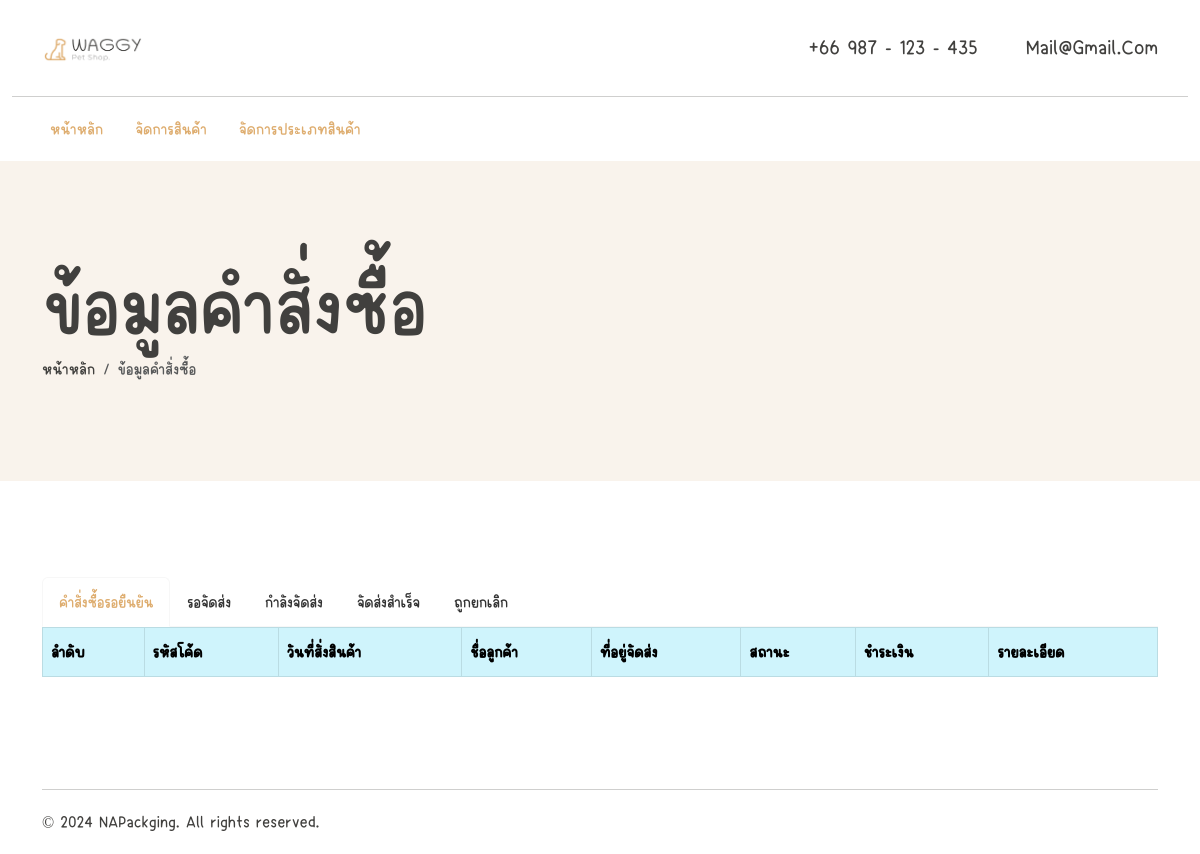
The page /a/index.php (signed in) on the database as committed earlier.
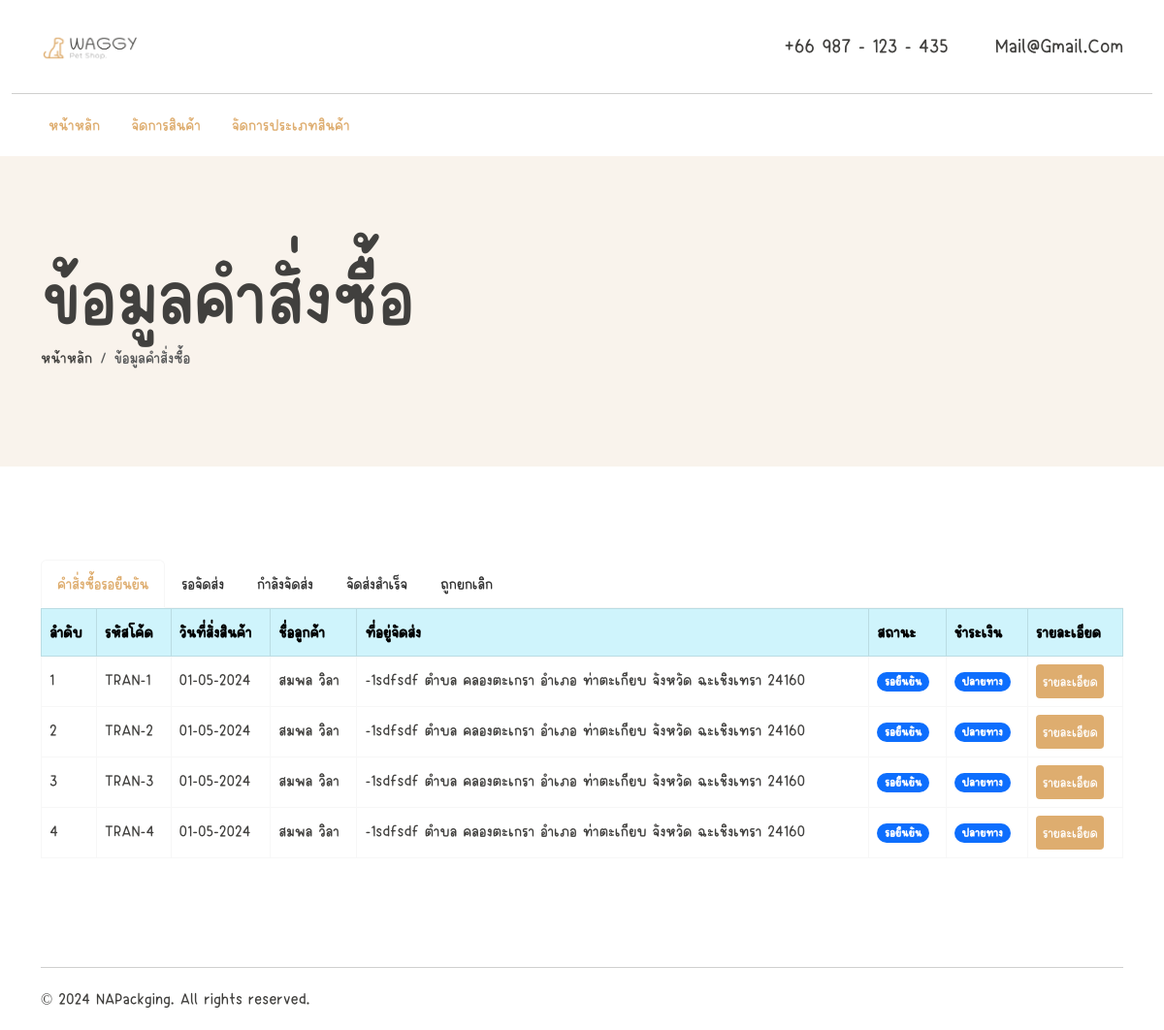
The same page on the database as committed later.
### tables this page shows
CREATE TABLE `transale` (
  `id_transale` int(11) NOT NULL COMMENT 'รหัสรายการขาย',
  `date_transale` timestamp NULL DEFAULT current_timestamp() ON UPDATE current_timestamp() COMMENT 'วันที่ทำรายการขาย',
  `US_ID` int(11) DEFAULT NULL COMMENT 'รหัส',
  `status_transale` int(11) DEFAULT 1 COMMENT 'สถานะ 1 = รอยืนยัน , 2 = ยืนยันการชำระ ,  3 = กำลังจัดส่ง\r\n,  4 = สำเร็จ 5 ยกเลิก',
  `tra_slip` text DEFAULT NULL COMMENT 'หลักฐานการโอน',
  `tra_type_post` enum('1','0') DEFAULT NULL COMMENT 'การจัดส่ง 1 โอน 0 ปลายทาง\r\n',
  `tra_number_tag` varchar(100) DEFAULT NULL COMMENT 'เลขติดตาม',
  `tra_modal_type` varchar(255) DEFAULT NULL COMMENT 'แบบผลิต'
);

CREATE TABLE `paper_user` (
  `US_ID` int(11) NOT NULL,
  `US_FNAME` varchar(50) NOT NULL,
  `US_LNAME` varchar(50) NOT NULL,
  `US_EMAIL` varchar(100) NOT NULL,
  `US_PASSWORD` varchar(50) NOT NULL,
  `US_ADDESS` text DEFAULT NULL COMMENT 'ที่อยู่จัดส่ง',
  `provinces_code` int(4) DEFAULT NULL COMMENT 'ที่อยู่จัดส่ง',
  `district_code` int(6) DEFAULT NULL COMMENT 'ที่อยู่จัดส่ง',
  `subdistrict_code` int(6) DEFAULT NULL COMMENT 'ที่อยู่จัดส่ง',
  `US_PHONE` varchar(20) DEFAULT NULL COMMENT 'เบอร์',
  `US_STATUS` int(11) DEFAULT NULL,
  `US_STAMP` timestamp NOT NULL DEFAULT current_timestamp() ON UPDATE current_timestamp()
);

CREATE TABLE `subdistrict` (
  `code` varchar(6) NOT NULL,
  `zip_code` int(11) NOT NULL,
  `name_th` varchar(150) NOT NULL,
  `name_en` varchar(150) NOT NULL,
  `district_code` int(11) NOT NULL DEFAULT 0
);

CREATE TABLE `district` (
  `code` int(4) NOT NULL,
  `name_th` varchar(150) NOT NULL,
  `name_en` varchar(150) NOT NULL,
  `province_code` int(2) NOT NULL DEFAULT 0
);

CREATE TABLE `provinces` (
  `code` int(2) NOT NULL,
  `name_th` varchar(150) DEFAULT '',
  `name_th_short` varchar(10) DEFAULT '',
  `name_en` varchar(150) DEFAULT '',
  `geography_id` int(5) DEFAULT 0
);

### config/connectdb.php (called while the page is built, shortened)
<?php
class Database
{
    private static $link = null;
    private static function getLink()
    {
        if (self::$link) {
            return self::$link;
        }
        self::$link = new PDO("mysql:host=" . DB_HOST . ";dbname=" . DB_NAME . ";charset=utf8", DB_USERNAME, DB_PASSWORD);
        self::$link->setAttribute(PDO::ATTR_ERRMODE, PDO::ERRMODE_EXCEPTION);
        return self::$link;
    }
    public static function __callStatic($name, $args)
    {
        $callback = array(self::getLink(), $name);
        return call_user_func_array($callback, $args);
    }
}
?>

### a/index.php (the view, shortened to what the changed rows need)
<!DOCTYPE html>
<html lang="en">
<head>
    <?php include("inc/head.php") ?>
</head>
<body class="">
    <section id="banner" class="py-3" style="background: #F9F3EC;">
        <div class="container">
            <div class="hero-content py-5 my-3">
                <h2 class="display-1 mt-3 mb-0">ข้อมูลคำสั่งซื้อ</h2>
            </div>
        </div>
    </section>
    <div class="shopify-grid">
        <div class="container py-5 my-5">
            <div class="tab-content" id="myTabContent">
                <div class="tab-pane fade show active" id="h3-tab-pane" role="tabpanel" aria-labelledby="h3-tab" tabindex="0">
                    <table class="table table-bordered w-100">
                        <thead>
                            <tr class="table-info">
                                <th>ลำดับ</th>
                                <th>รหัสโค้ด</th>
                                <th>วันที่สั่งสินค้า</th>
                                <th>ชื่อลูกค้า</th>
                                <th>ที่อยู่จัดส่ง</th>
                                <th>สถานะ</th>
                                <th>ชำระเงิน</th>
                                <th>รายละเอียด</th>
                            </tr>
                        </thead>
                        <tbody>
                            <?php
                            $sql_data = "SELECT *
                             , provinces.name_th AS pname , district.name_th AS dname , subdistrict.name_th AS dsname
                              FROM `transale`
                                    INNER  JOIN paper_user ON paper_user.US_ID = transale.US_ID
                                    INNER JOIN provinces ON provinces.code = paper_user.provinces_code
                                    INNER JOIN district ON district.code = paper_user.district_code
                                    INNER JOIN subdistrict ON subdistrict.code = paper_user.subdistrict_code
                            WHERE status_transale = '1'";
                            $result_data = Database::query($sql_data, PDO::FETCH_ASSOC); ?>
                            <?php foreach ($result_data as $k => $row) :
                                $row = (object) $row;
                            ?>
                                <tr>
                                    <td><?php echo $k + 1 ?></td>
                                    <td>TRAN-<?php echo  $row->id_transale ?></td>
                                    <td><?php echo  date("d-m-Y", strtotime($row->date_transale)) ?></td>
                                    <td><?php echo  $row->US_FNAME . " " . $row->US_LNAME  ?></td>
                                    <td><?php echo "$row->US_ADDESS ตำบล $row->dsname อำเภอ $row->dname จังหวัด $row->pname  $row->zip_code "   ?></td>
                                    <td>
                                        <?php
                                        $stat = "";
                                        switch ($row->status_transale) {
                                            case '1':
                                                $stat = "<span class='badge rounded-pill text-bg-primary'>รอยืนยัน</span>";
                                                break;
                                        }
                                        echo  $stat;
                                        ?>
                                    </td>
                                    <td><?php
                                        $trpost = "";
                                        switch ($row->tra_type_post) {
                                            case '0':
                                                $trpost = "<span class='badge rounded-pill text-bg-primary'>ปลายทาง</span>";
                                                break;
                                        }
                                        echo  $trpost;
                                        ?></td>
                                    <td>
                                        <button type="button" style="padding: 6px;" class="btn btn-sm btn-primary" data-bs-toggle="modal" data-bs-target="#transale-<?php echo  $row->id_transale ?>">
                                            รายละเอียด
                                        </button>
                                    </td>
                                </tr>
                            <?php endforeach; ?>
                        </tbody>
                    </table>
                </div>
            </div>
        </div>
    </div>
</body>
</html>

Rows that differ between the two databases and show on the page:
added transale: id_transale "1", date_transale "01-05-2024", US_ID.US_FNAME "สมพล", US_ID.US_LNAME "วิลา", US_ID.US_ADDESS "-1sdfsdf", subdistrict.name_th "คลองตะเกรา", district.name_th "ท่าตะเกียบ", provinces.name_th "ฉะเชิงเทรา", subdistrict.zip_code "24160", status_transale "รอยืนยัน", tra_type_post "ปลายทาง"
added transale: id_transale "2", date_transale "01-05-2024", US_ID.US_FNAME "สมพล", US_ID.US_LNAME "วิลา", US_ID.US_ADDESS "-1sdfsdf", subdistrict.name_th "คลองตะเกรา", district.name_th "ท่าตะเกียบ", provinces.name_th "ฉะเชิงเทรา", subdistrict.zip_code "24160", status_transale "รอยืนยัน", tra_type_post "ปลายทาง"
added transale: id_transale "3", date_transale "01-05-2024", US_ID.US_FNAME "สมพล", US_ID.US_LNAME "วิลา", US_ID.US_ADDESS "-1sdfsdf", subdistrict.name_th "คลองตะเกรา", district.name_th "ท่าตะเกียบ", provinces.name_th "ฉะเชิงเทรา", subdistrict.zip_code "24160", status_transale "รอยืนยัน", tra_type_post "ปลายทาง"
added transale: id_transale "4", date_transale "01-05-2024", US_ID.US_FNAME "สมพล", US_ID.US_LNAME "วิลา", US_ID.US_ADDESS "-1sdfsdf", subdistrict.name_th "คลองตะเกรา", district.name_th "ท่าตะเกียบ", provinces.name_th "ฉะเชิงเทรา", subdistrict.zip_code "24160", status_transale "รอยืนยัน", tra_type_post "ปลายทาง"
